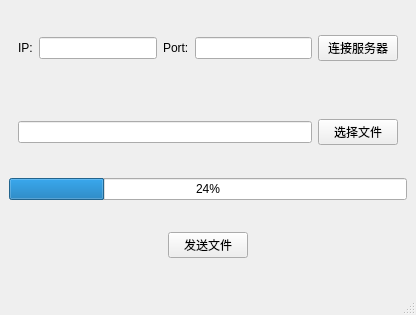
<?xml version="1.0" encoding="UTF-8"?>
<ui version="4.0">
 <class>MainWindow</class>
 <widget class="QMainWindow" name="MainWindow">
  <property name="geometry">
   <rect>
    <x>0</x>
    <y>0</y>
    <width>416</width>
    <height>315</height>
   </rect>
  </property>
  <property name="windowTitle">
   <string>MainWindow</string>
  </property>
  <widget class="QWidget" name="centralwidget">
   <layout class="QVBoxLayout" name="verticalLayout">
    <item>
     <widget class="QWidget" name="widget" native="true">
      <layout class="QHBoxLayout" name="horizontalLayout">
       <item>
        <widget class="QLabel" name="label">
         <property name="text">
          <string>IP:</string>
         </property>
        </widget>
       </item>
       <item>
        <widget class="QLineEdit" name="ip"/>
       </item>
       <item>
        <widget class="QLabel" name="label_2">
         <property name="text">
          <string>Port:</string>
         </property>
        </widget>
       </item>
       <item>
        <widget class="QLineEdit" name="port"/>
       </item>
       <item>
        <widget class="QPushButton" name="connectServer">
         <property name="text">
          <string>连接服务器</string>
         </property>
        </widget>
       </item>
      </layout>
     </widget>
    </item>
    <item>
     <widget class="QWidget" name="widget_2" native="true">
      <layout class="QHBoxLayout" name="horizontalLayout_2">
       <item>
        <widget class="QLineEdit" name="filePath"/>
       </item>
       <item>
        <widget class="QPushButton" name="selFile">
         <property name="text">
          <string>选择文件</string>
         </property>
        </widget>
       </item>
      </layout>
     </widget>
    </item>
    <item>
     <widget class="QProgressBar" name="progressBar">
      <property name="value">
       <number>24</number>
      </property>
     </widget>
    </item>
    <item>
     <widget class="QWidget" name="widget_3" native="true">
      <layout class="QHBoxLayout" name="horizontalLayout_3">
       <item>
        <spacer name="horizontalSpacer">
         <property name="orientation">
          <enum>Qt::Horizontal</enum>
         </property>
         <property name="sizeHint" stdset="0">
          <size>
           <width>135</width>
           <height>20</height>
          </size>
         </property>
        </spacer>
       </item>
       <item>
        <widget class="QPushButton" name="sendFile">
         <property name="text">
          <string>发送文件</string>
         </property>
        </widget>
       </item>
       <item>
        <spacer name="horizontalSpacer_2">
         <property name="orientation">
          <enum>Qt::Horizontal</enum>
         </property>
         <property name="sizeHint" stdset="0">
          <size>
           <width>134</width>
           <height>20</height>
          </size>
         </property>
        </spacer>
       </item>
      </layout>
     </widget>
    </item>
   </layout>
  </widget>
  <widget class="QMenuBar" name="menubar">
   <property name="geometry">
    <rect>
     <x>0</x>
     <y>0</y>
     <width>416</width>
     <height>23</height>
    </rect>
   </property>
  </widget>
  <widget class="QStatusBar" name="statusbar"/>
 </widget>
 <resources/>
 <connections/>
</ui>
